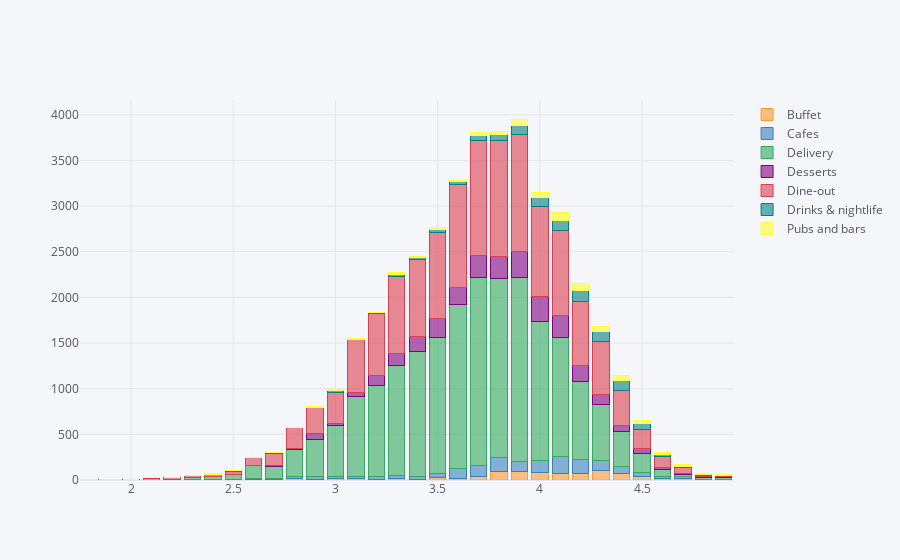

Notebook source saved alongside this figure:
### Markdown cell above
# Ratings by Type of Restaurants

### Code cell
rate_type=pd.crosstab(df['rate'],df['type'])
rate_type.iplot(kind="bar",barmode="stack")

### Figure 1 — Plotly figure (JSON) as saved in the notebook; plotly's stock layout.template omitted (floating-point values rounded to 4 significant figures)
{"data": [{"marker": {"color": "rgba(255, 153, 51, 0.6)", "line": {"color": "rgba(255, 153, 51, 1.0)", "width": 1}}, "name": "Buffet", "orientation": "v", "text": "", "type": "bar", "x": [1.8, 2, 2.1, 2.2, 2.3, 2.4, 2.5, 2.6, 2.7, 2.8, 2.9, 3, 3.1, 3.2, 3.3, 3.4, 3.5, 3.6, 3.7, 3.8, 3.9, 4, 4.1, 4.2, 4.3, 4.4, 4.5, 4.6, 4.7, 4.8, 4.9], "y": [0, 0, 0, 0, 5, 0, 1, 3, 4, 16, 8, 21, 13, 2, 15, 5, 28, 13, 37, 90, 91, 85, 72, 76, 99, 73, 42, 13, 21, 5, 9]}, {"marker": {"color": "rgba(55, 128, 191, 0.6)", "line": {"color": "rgba(55, 128, 191, 1.0)", "width": 1}}, "name": "Cafes", "orientation": "v", "text": "", "type": "bar", "x": [1.8, 2, 2.1, 2.2, 2.3, 2.4, 2.5, 2.6, 2.7, 2.8, 2.9, 3, 3.1, 3.2, 3.3, 3.4, 3.5, 3.6, 3.7, 3.8, 3.9, 4, 4.1, 4.2, 4.3, 4.4, 4.5, 4.6, 4.7, 4.8, 4.9], "y": [0, 0, 0, 0, 1, 2, 2, 10, 9, 18, 28, 18, 22, 41, 39, 37, 38, 110, 126, 154, 116, 134, 189, 150, 119, 72, 41, 23, 12, 0, 0]}, {"marker": {"color": "rgba(50, 171, 96, 0.6)", "line": {"color": "rgba(50, 171, 96, 1.0)", "width": 1}}, "name": "Delivery", "orientation": "v", "text": "", "type": "bar", "x": [1.8, 2, 2.1, 2.2, 2.3, 2.4, 2.5, 2.6, 2.7, 2.8, 2.9, 3, 3.1, 3.2, 3.3, 3.4, 3.5, 3.6, 3.7, 3.8, 3.9, 4, 4.1, 4.2, 4.3, 4.4, 4.5, 4.6, 4.7, 4.8, 4.9], "y": [0, 1, 16, 11, 22, 31, 53, 142, 136, 298, 412, 556, 875, 994, 1200, 1362, 1491, 1794, 2052, 1968, 2008, 1520, 1302, 855, 606, 383, 202, 75, 27, 17, 18]}, {"marker": {"color": "rgba(128, 0, 128, 0.6)", "line": {"color": "rgba(128, 0, 128, 1.0)", "width": 1}}, "name": "Desserts", "orientation": "v", "text": "", "type": "bar", "x": [1.8, 2, 2.1, 2.2, 2.3, 2.4, 2.5, 2.6, 2.7, 2.8, 2.9, 3, 3.1, 3.2, 3.3, 3.4, 3.5, 3.6, 3.7, 3.8, 3.9, 4, 4.1, 4.2, 4.3, 4.4, 4.5, 4.6, 4.7, 4.8, 4.9], "y": [0, 0, 0, 0, 0, 1, 1, 5, 9, 15, 57, 24, 53, 107, 127, 171, 216, 189, 244, 236, 287, 267, 236, 168, 117, 70, 55, 26, 10, 11, 7]}, {"marker": {"color": "rgba(219, 64, 82, 0.6)", "line": {"color": "rgba(219, 64, 82, 1.0)", "width": 1}}, "name": "Dine-out", "orientation": "v", "text": "", "type": "bar", "x": [1.8, 2, 2.1, 2.2, 2.3, 2.4, 2.5, 2.6, 2.7, 2.8, 2.9, 3, 3.1, 3.2, 3.3, 3.4, 3.5, 3.6, 3.7, 3.8, 3.9, 4, 4.1, 4.2, 4.3, 4.4, 4.5, 4.6, 4.7, 4.8, 4.9], "y": [5, 6, 8, 15, 23, 28, 41, 83, 136, 228, 284, 344, 573, 682, 851, 842, 936, 1132, 1261, 1272, 1281, 988, 936, 711, 571, 383, 218, 115, 65, 21, 16]}, {"marker": {"color": "rgba(0, 128, 128, 0.6)", "line": {"color": "rgba(0, 128, 128, 1.0)", "width": 1}}, "name": "Drinks & nightlife", "orientation": "v", "text": "", "type": "bar", "x": [1.8, 2, 2.1, 2.2, 2.3, 2.4, 2.5, 2.6, 2.7, 2.8, 2.9, 3, 3.1, 3.2, 3.3, 3.4, 3.5, 3.6, 3.7, 3.8, 3.9, 4, 4.1, 4.2, 4.3, 4.4, 4.5, 4.6, 4.7, 4.8, 4.9], "y": [0, 4, 0, 0, 0, 2, 1, 5, 6, 4, 8, 17, 8, 8, 18, 15, 34, 28, 58, 63, 105, 98, 110, 113, 111, 114, 60, 29, 18, 6, 2]}, {"marker": {"color": "rgba(255, 255, 51, 0.6)", "line": {"color": "rgba(255, 255, 51, 1.0)", "width": 1}}, "name": "Pubs and bars", "orientation": "v", "text": "", "type": "bar", "x": [1.8, 2, 2.1, 2.2, 2.3, 2.4, 2.5, 2.6, 2.7, 2.8, 2.9, 3, 3.1, 3.2, 3.3, 3.4, 3.5, 3.6, 3.7, 3.8, 3.9, 4, 4.1, 4.2, 4.3, 4.4, 4.5, 4.6, 4.7, 4.8, 4.9], "y": [0, 0, 0, 0, 0, 2, 1, 1, 3, 1, 4, 10, 6, 6, 22, 12, 19, 17, 26, 33, 66, 52, 80, 81, 59, 51, 38, 19, 14, 6, 3]}], "layout": {"autosize": true, "barmode": "stack", "legend": {"bgcolor": "#F5F6F9", "font": {"color": "#4D5663"}, "traceorder": "normal"}, "paper_bgcolor": "#F5F6F9", "plot_bgcolor": "#F5F6F9", "title": {"font": {"color": "#4D5663"}}, "xaxis": {"autorange": true, "gridcolor": "#E1E5ED", "range": [1.75, 4.95], "showgrid": true, "tickfont": {"color": "#4D5663"}, "title": {"font": {"color": "#4D5663"}, "text": ""}, "type": "linear", "zerolinecolor": "#E1E5ED"}, "yaxis": {"autorange": true, "gridcolor": "#E1E5ED", "range": [0, 4162.0], "showgrid": true, "tickfont": {"color": "#4D5663"}, "title": {"font": {"color": "#4D5663"}, "text": ""}, "type": "linear", "zerolinecolor": "#E1E5ED"}}}
